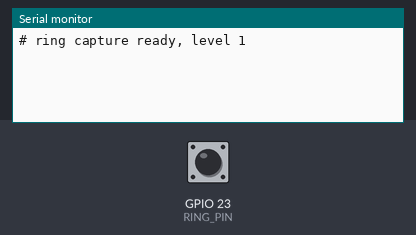
Bench run of a sketch on a simulated ESP32. Parts: the last lines printed to the serial monitor. The inputs (shaded band) are chosen by the test bench; at power-on: GPIO 23 (RING_PIN) HIGH.

Above: at 1.2 s.
1.3 s: GPIO 23 (RING_PIN) pulled LOW for 0.15 s
At 2.2 s:
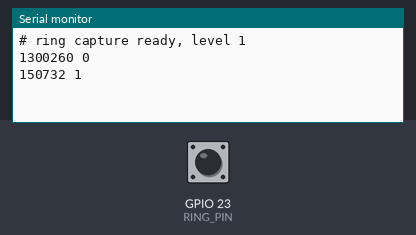
2.9 s: GPIO 23 (RING_PIN) pulled LOW for 1 s
At 4.6 s:
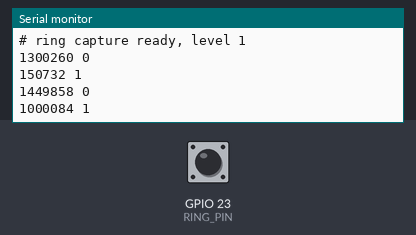
6.9 s: GPIO 23 (RING_PIN) pulled LOW for 0.15 s
At 12.6 s:
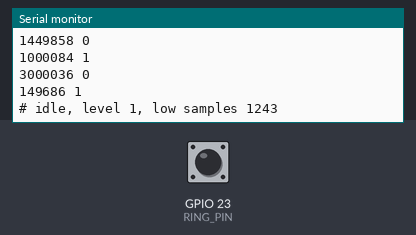
Timing chart, 0 to 14.1 s (numbered marks = the images above; inputs shaded):
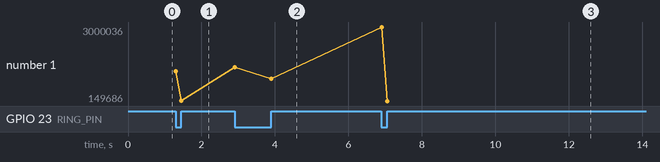

The sketch:

ring_capture.ino
```cpp
#include "Arduino.h"

const uint8_t RING_PIN = 23;  // PC817 collector, low while the bell rings
const size_t BUFFER_SIZE = 8192;
const size_t MAX_LINE_BYTES = 16;
const unsigned long HEARTBEAT_MS = 5000;

uint32_t edgeTimes[BUFFER_SIZE];
uint8_t edgeLevels[BUFFER_SIZE];
size_t head = 0;
size_t tail = 0;
uint32_t dropped = 0;
uint32_t reportedDropped = 0;
uint32_t lastPrinted = 0;
uint32_t lowSamples = 0;
int lastLevel = HIGH;
unsigned long lastHeartbeat = 0;

void record_edges() {
  int level = digitalRead(RING_PIN);
  if (level == LOW) lowSamples++;
  if (level == lastLevel) return;
  lastLevel = level;
  size_t next = (head + 1) % BUFFER_SIZE;
  if (next == tail) {
    dropped++;
    return;
  }
  edgeTimes[head] = micros();
  edgeLevels[head] = level;
  head = next;
}

void print_one_edge() {
  if (tail == head || Serial.availableForWrite() < (int)MAX_LINE_BYTES) return;
  uint32_t t = edgeTimes[tail];
  Serial.printf("%lu %u\n", (unsigned long)(t - lastPrinted), edgeLevels[tail]);
  lastPrinted = t;
  tail = (tail + 1) % BUFFER_SIZE;
  lastHeartbeat = millis();
}

void setup() {
  Serial.setTxBufferSize(4096);
  Serial.begin(460800);
  pinMode(RING_PIN, INPUT_PULLUP);
  lastLevel = digitalRead(RING_PIN);
  lastPrinted = micros();
  Serial.printf("# ring capture ready, level %d\n", lastLevel);
}

void loop() {
  record_edges();
  print_one_edge();
  if (dropped != reportedDropped) {
    reportedDropped = dropped;
    Serial.printf("# dropped %lu\n", (unsigned long)reportedDropped);
  }
  if (millis() - lastHeartbeat >= HEARTBEAT_MS) {
    lastHeartbeat = millis();
    Serial.printf("# idle, level %d, low samples %lu\n", digitalRead(RING_PIN), (unsigned long)lowSamples);
    lowSamples = 0;
  }
}
```

Measured:
- after the input at 1.3 s, the serial monitor: prints a new line at once (image 1)
- after the input at 2.9 s, the serial monitor: prints a new line at once (image 2)
- after the input at 6.9 s, the serial monitor: prints a new line at once (image 3)
- plotted number 1: 150732 → 1000084 after the input at 2.9 s, 1000084 → 149686 after the input at 6.9 s
